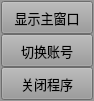
<?xml version="1.0" encoding="UTF-8"?>
<ui version="4.0">
 <class>UITrayMenu</class>
 <widget class="QWidget" name="UITrayMenu">
  <property name="geometry">
   <rect>
    <x>0</x>
    <y>0</y>
    <width>94</width>
    <height>101</height>
   </rect>
  </property>
  <property name="windowTitle">
   <string>UITrayMenu</string>
  </property>
  <property name="styleSheet">
   <string notr="true">background-color: rgb(153, 153, 153);</string>
  </property>
  <widget class="QPushButton" name="main_pushButton">
   <property name="geometry">
    <rect>
     <x>1</x>
     <y>1</y>
     <width>92</width>
     <height>33</height>
    </rect>
   </property>
   <property name="font">
    <font>
     <family>微软雅黑</family>
     <pointsize>10</pointsize>
    </font>
   </property>
   <property name="cursor">
    <cursorShape>PointingHandCursor</cursorShape>
   </property>
   <property name="text">
    <string>显示主窗口</string>
   </property>
  </widget>
  <widget class="QPushButton" name="retrue_pushButton">
   <property name="geometry">
    <rect>
     <x>1</x>
     <y>34</y>
     <width>92</width>
     <height>33</height>
    </rect>
   </property>
   <property name="font">
    <font>
     <family>微软雅黑</family>
     <pointsize>10</pointsize>
    </font>
   </property>
   <property name="cursor">
    <cursorShape>PointingHandCursor</cursorShape>
   </property>
   <property name="text">
    <string>切换账号</string>
   </property>
  </widget>
  <widget class="QPushButton" name="close_pushButton">
   <property name="geometry">
    <rect>
     <x>1</x>
     <y>67</y>
     <width>92</width>
     <height>33</height>
    </rect>
   </property>
   <property name="font">
    <font>
     <family>微软雅黑</family>
     <pointsize>10</pointsize>
    </font>
   </property>
   <property name="cursor">
    <cursorShape>PointingHandCursor</cursorShape>
   </property>
   <property name="text">
    <string>关闭程序</string>
   </property>
  </widget>
 </widget>
 <layoutdefault spacing="6" margin="11"/>
 <resources/>
 <connections/>
</ui>
